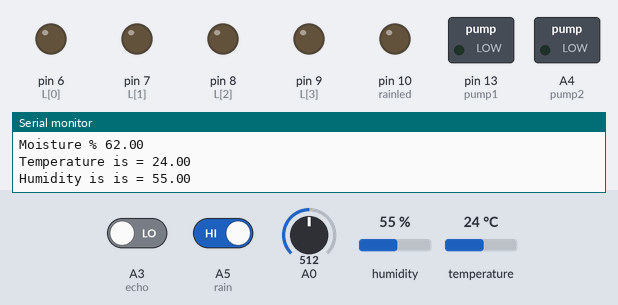
The sketch below on a simulated Arduino Uno, built with avr-gcc and run on an emulated ATmega328P. On the bench: switched loads named in the sketch (green lamp = pin HIGH), output pins drawn as LEDs (lit = HIGH), the last lines printed to the serial monitor. The test bench sets the inputs (shaded band); at power-on: A0 = 512, A5 (rain) HIGH, A3 (echo) LOW, humidity 55 %, temperature 24 °C. The modem accepts every AT command (registered, SIM ready, sends succeed) and sends nothing else; pins used as bus, display or sensor lines are not drawn.

Above: at 5.8 s.
5.9 s: A0 set to 922
14.7 s: A0 set to 950
At 16.5 s:
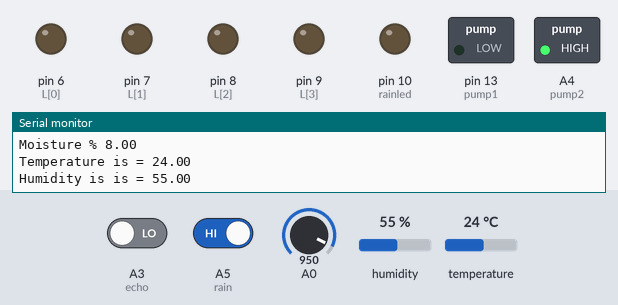
16.8 s: A5 (rain) driven LOW
At 19.1 s:
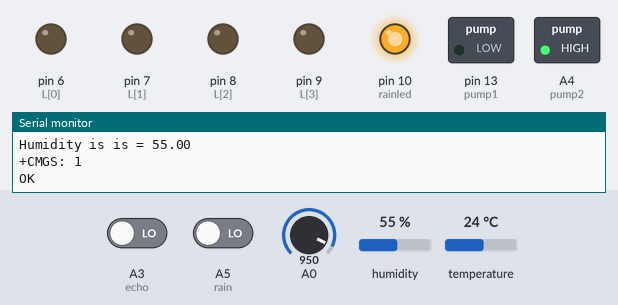
19.4 s: A0 set to 864
21.1 s: A0 set to 842
At 24.2 s:
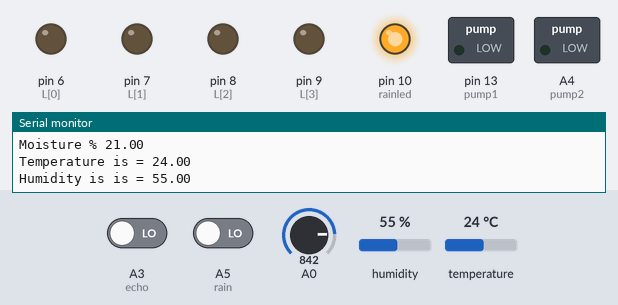
Timing chart, 0 to 25.7 s (numbered marks = the images above; inputs shaded):
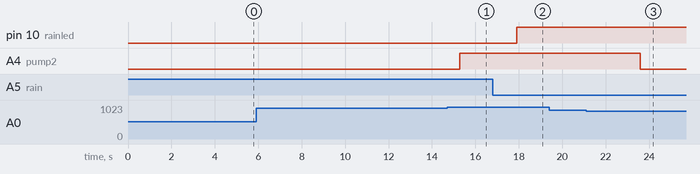

The sketch:

Pump_Watering.ino
```cpp
#include<Wire.h>
#include<DHT.h>
#define dhtPin 11
#define dhtType DHT11
#include<SoftwareSerial.h>

SoftwareSerial gsm (3, 2);
DHT dht (dhtPin, dhtType);


int trig = A2; int echo = A3;
int pump1 = 13; int pump2 = A4 ;
int L[] = {6, 7, 8, 9};
float s, t;
int moisture; float value;
int k;
int count1 = 0; int count2 = 0; int count3 = 0; int count4 = 0; int count5 = 0;

float temp, humidity;
String msg;

int rain = A5; int rainled = 10;

void setup() {
  // put your setup code here, to run once:

  dht.begin();
  Serial.begin(9600);
  gsm.begin(9600);

  pinMode(trig, OUTPUT); pinMode(echo, INPUT);
  pinMode(pump1, OUTPUT); pinMode(pump2, OUTPUT);
  pinMode(moisture, INPUT);
  pinMode(rain,INPUT);
  pinMode(rainled,OUTPUT);

  for (k = 0; k <= 3; k++)
    pinMode(L[k], OUTPUT);


  Serial.println("Initializing Netwrok...");

  gsm.println("AT");
  checkSerial();

  gsm.println("AT+CSQ");
  checkSerial();

  gsm.println("AT+CCID");
  checkSerial();

  gsm.println("AT+CREG?");
  checkSerial();

  gsm.println("AT+CBC");
  checkSerial();

  gsm.println("AT+COPS?");
  checkSerial();

  gsm.println("AT+CMGF=1"); // Initializes the text mode
  checkSerial();

  gsm.println("AT+CNMI=2,2,0,0,0"); // Decides how newly arrived messages will be handled
  checkSerial();

  gsm.println("AT+CMGD=1,4");
  checkSerial();

}

void loop() {
  // put your main code here, to run repeatedly:

  // Adjusting the GSM module

  if (gsm.available()) {
    msg = gsm.readString();
    Serial.println(msg);
  }

  if (msg.indexOf("ON1") >= 0) {
    digitalWrite(pump1, HIGH);
    msg1();
    msg = "";
  }

  if (msg.indexOf("DOWN1") >= 0) {
    digitalWrite(pump1, LOW);
    msg2();
    msg = "";
  }

  if (msg.indexOf("ON2") >= 0) {
    digitalWrite(pump2, HIGH);
    msg3();
    msg = "";
  }

  if (msg.indexOf("DOWN2") >= 0) {
    digitalWrite(pump2, LOW);
    msg4();
    msg = "";
  }


  //Measures the Temperature & Humidity using DHT11

  temp = dht.readTemperature();
  humidity = dht.readHumidity();

  // Measure the water level
  digitalWrite(trig, LOW);
  delay(2);
  digitalWrite(trig, HIGH);
  delayMicroseconds(10);
  t = pulseIn(echo, HIGH);
  s = (0.035 * t) / 2 ;

  // Checks water level & turns on/off pump1


  if (s > 18) {
    digitalWrite(pump1, HIGH); // Lower Threshold of water level
//    count1++;
//
//    if (count1 == 2)
//      msg1();
//
//    if (count1 > 10)
//      count1 = 5;

  }

//  else count1 = 0;

  if (s < 3)  {
    digitalWrite(pump1, LOW); // Upper Threshold of water level
//    count2=count2+1;
//
//   if (count2 == (2))
//      msg2();
//
//    if (count2 > 10)
//      count2 = 5;
  }

  //else count2 = 0;

  // Shows the water level through LED

  if (s >= 14) {

    digitalWrite(L[0], HIGH);
    digitalWrite(L[1], LOW);
    digitalWrite(L[2], LOW);
    digitalWrite(L[3], LOW);

  }

  if (s >= 10 && s < 14) {

    digitalWrite(L[0], HIGH);
    digitalWrite(L[1], HIGH);
    digitalWrite(L[2], LOW);
    digitalWrite(L[3], LOW);
  }

  if (s >= 6 && s < 10) {

    digitalWrite(L[0], HIGH);
    digitalWrite(L[1], HIGH);
    digitalWrite(L[2], HIGH);
    digitalWrite(L[3], LOW);
  }

  if (s >= 2 && s < 6) {

    digitalWrite(L[0], HIGH);
    digitalWrite(L[1], HIGH);
    digitalWrite(L[2], HIGH);
    digitalWrite(L[3], HIGH);
  }


  // Reads soil Moisture & Turns on auto watering

  moisture = analogRead(A0);
  value = map(moisture, 1023, 200, 0, 100);

  if (value < 10)
  { // Lower Threshold
    digitalWrite(pump2, HIGH);
    count3++;

    if (count3 == 2)
      msg3();

    if (count3 > 10)
      count3 = 5;
  }

  else count3 = 0;


  if (value > 20) {  // Upper Threshold
    digitalWrite(pump2, LOW);
    count4++;


    if (count4 == 2)
      msg4();

    if (count4 > 10)
      count4 = 5;
  }

  else count4 = 0;

  if (digitalRead(rain)==0)
  {
    digitalWrite(rainled, HIGH);
    count5++;

    if (count5 > 10)
      count5 = 5;
  }

  else
  { digitalWrite(rainled, LOW);
    count5 = 0;
  }

  if (count5 == 2)
    msg5 ();

  // Read Data in Serial Monitor

  Serial.print("Distance = ");
  Serial.print(s);
  Serial.println("cm");

  Serial.print("Moisture % ");
  Serial.println(value);
  //
  Serial.print("Temperature is = ");
  Serial.println(temp);
  Serial.print("Humidity is is = ");
  Serial.println(humidity);
  //Serial.println(count2);

  //Serial.print("Analog Value from sensor = ");
  //Serial.println(moisture);
  //delay(1500);

  if (s <= 3.4)  {
    count2=count2+1;

   if (count2 == 2) {
      msg2();
      delay(4000);
   }

    if (count2 > 10)
      count2 = 5;
  }

  else count2 = 0;

  if (s > 18.8) {
    count1++;

    if (count1 == 2) {
      msg1();
      delay(4000);
    }

    if (count1 > 10)
      count1 = 5;

  }

  else count1=0;


}


void checkSerial() {

  delay(500); // Used to ensure enough lag time between the at commands

//  while (Serial.available())
//    gsm.write(Serial.read());

  while (gsm.available())
    Serial.write(gsm.read());

}

void msg1()  {

  gsm.println("AT+CMGF=1");
  checkSerial();

  gsm.println("AT+CMGS=\"+8801988448287\""); // Set Destination Phone Number
  checkSerial();

  gsm.println("PUMP1 has been turned ON"); // Set Message Content
  checkSerial();

  gsm.write(26);

}

void msg2()  {

  gsm.println("AT+CMGF=1");
  checkSerial();

  gsm.println("AT+CMGS=\"+8801988448287\""); // Set Destination Phone Number
  checkSerial();

  gsm.println("PUMP1 has been turned OFF"); // Set Message Content
  checkSerial();

  gsm.write(26);

}

void msg3()  {

  gsm.println("AT+CMGF=1");
  checkSerial();

  gsm.println("AT+CMGS=\"+8801988448287\""); // Set Destination Phone Number
  checkSerial();

  gsm.println("Waterig Pump has been turned ON"); // Set Message Content
  checkSerial();

  gsm.write(26);

}

void msg4()  {

  gsm.println("AT+CMGF=1");
  checkSerial();

  gsm.println("AT+CMGS=\"+8801988448287\""); // Set Destination Phone Number
  checkSerial();

  gsm.println("Watering Pump has been turned OFF"); // Set Message Content
  checkSerial();

  gsm.write(26);

}

void msg5()  {

  gsm.println("AT+CMGF=1");
  checkSerial();

  gsm.println("AT+CMGS=\"+8801988448287\""); // Set Destination Phone Number
  checkSerial();

  gsm.println("Its Raining Now. Courtesy: Rafi's automation"); // Set Message Content
  checkSerial();

  gsm.write(26);

}
```

Measured:
- the behaviour switches between 940 and 941 on A0 (found by bisection; images 0 and 1)
- the behaviour switches between 851 and 850 on A0 (found by bisection; images 2 and 3)
- after the input at 14.7 s, A4 (pump2): LOW → HIGH after 0.59 s
- after the input at 16.8 s, pin 10 (rainled): LOW → HIGH after 1.1 s
- after the input at 21.1 s, A4 (pump2): HIGH → LOW after 2.5 s
